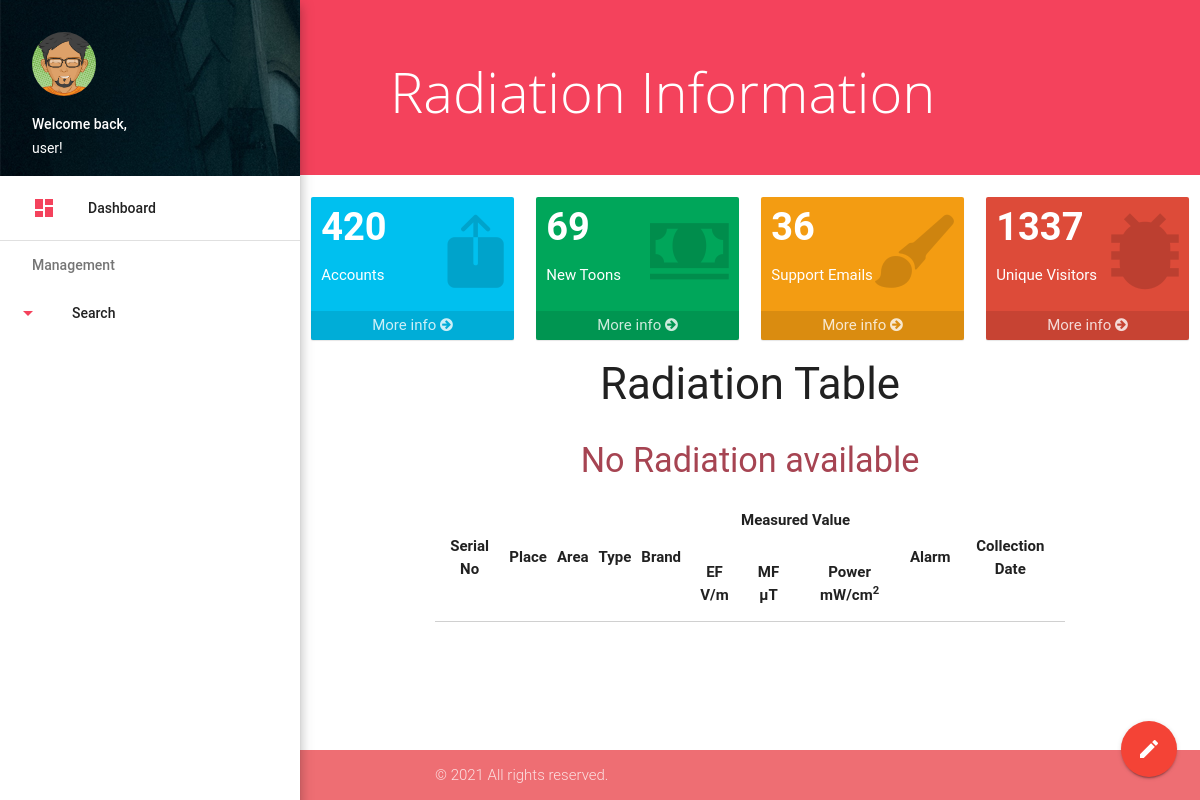
Page /?type=1 on the earlier database version.
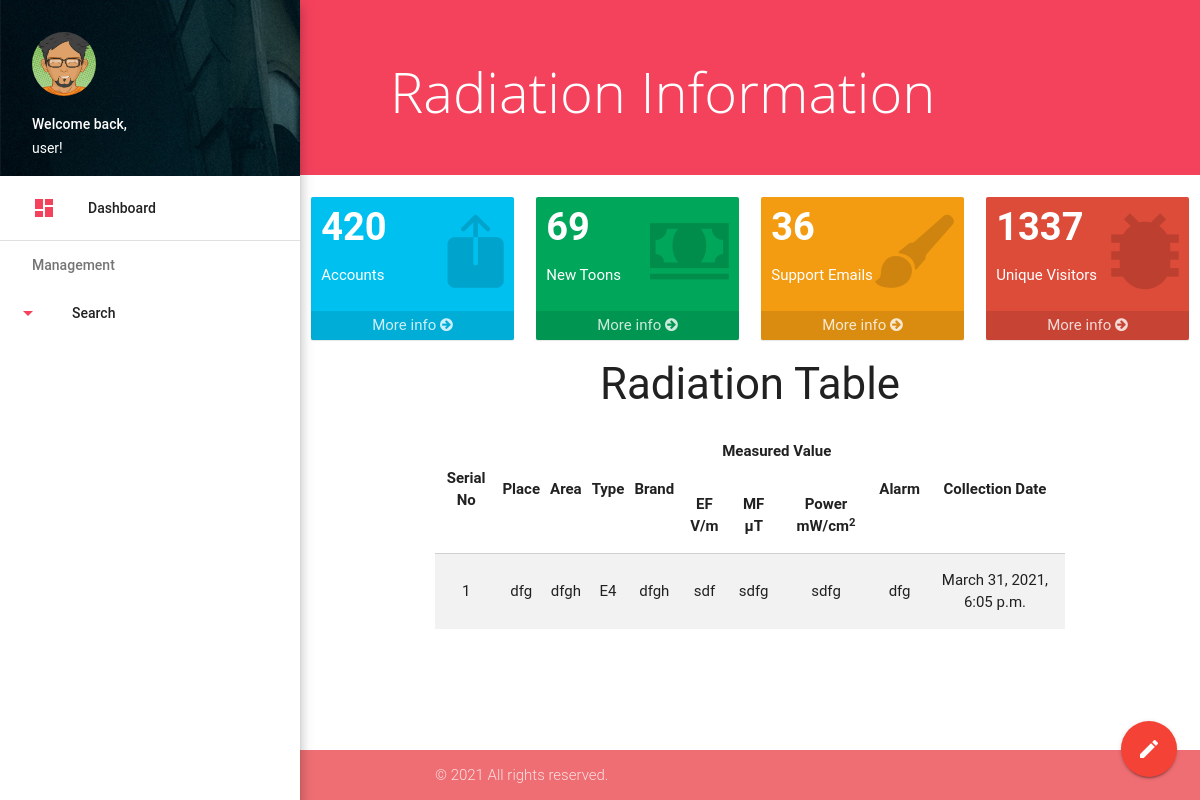
Same page on the later database version.
### radiation_measurement/models.py (models this page shows)
class Radiation_measurement(models.Model):
    place = models.CharField(max_length=100)
    area = models.CharField(max_length=40)
    type = models.ForeignKey(Type, on_delete=models.CASCADE)
    brand = models.CharField(max_length=40)
    measured_value_EF = models.CharField(max_length=10, default='EF V/m', editable=False)
    EF_measured_value = models.CharField(max_length=30)
    measured_value_MF = models.CharField(max_length=10, default='MF μT', editable=False)
    MF_measured_value = models.CharField(max_length=30)
    measured_value_Power = models.CharField(max_length=10, default='Power mW/cm2', editable=False)
    power_measured_value = models.CharField(max_length=30)
    alarm = models.CharField(max_length=30)
    date = models.DateTimeField(auto_now_add=False)
    @staticmethod
    def all_radiation_by_typeId(type_id):
        if type_id:
            return Radiation_measurement.objects.filter(type=type_id)
        return Radiation_measurement.objects.all()

class Type(models.Model):
    name = models.CharField(max_length=100)
    def __str__(self):
        return self.name

### pages/views.py (the view)
# urls.py: path('', views.Index.as_view(), name = 'index'),
class Index(View):
    def get(self, request):
        type = Type.objects.all()
        type_req = request.GET.get('type')
        if type_req:
            radiation = Radiation_measurement.all_radiation_by_typeId(type_req)
        else:
            radiation = Radiation_measurement.objects.all()
        dict = {
            'types': type,
            'radiations': radiation
        }
        return render(request, 'pages/index.html', dict)

### templates/pages/index.html (shortened to what the changed rows need)
{% extends 'base.html' %}
{% load static %}
{% block content %}
    <main>
        <section class="content">
            <div class="page-announce valign-wrapper">
                <h1 class="page-announce-text valign">Radiation Information </h1></div>
            <div class="row">
                <div class="container">
                    <div class="custom-responsive">
                        <table class="striped hover centered">
                            <thead>
                            <tr>
                                <th rowspan="2">Serial No</th>
                                <th rowspan="2">Place</th>
                                <th rowspan="2">Area</th>
                                <th rowspan="2">Type</th>
                                <th rowspan="2">Brand</th>
                                <th rowspan="1" colspan="3">Measured Value</th>
                                <th rowspan="2">Alarm</th>
                                <th rowspan="2">Collection Date</th>
                            </tr>
                            <tr>
                                <th rowspan="2">EF V/m</th>
                                <th rowspan="2">MF μT</th>
                                <th rowspan="2">Power mW/cm<sup>2</sup></th>
                            </tr>
                            </thead>
                            {% if radiations %}
                                {% for radiation in radiations %}
                                    <tbody>
                                    <tr>
                                        <td>{{ forloop.counter }}</td>
                                        <td>{{ radiation.place }}</td>
                                        <td>{{ radiation.area }}</td>
                                        <td>{{ radiation.type }}</td>
                                        <td>{{ radiation.brand }}</td>
                                        <td>{{ radiation.EF_measured_value }}</td>
                                        <td>{{ radiation.MF_measured_value }}</td>
                                        <td>{{ radiation.power_measured_value }}</td>
                                        <td>{{ radiation.alarm }}</td>
                                        <td>{{ radiation.date }}</td>
                                    </tr>
                                    </tbody>
                                {% endfor %}
                            {% else %}
                                <h4 align='center'style=color:#a64452>No Radiation available</h4>
                            {% endif %}
                        </table>
                    </div>
                </div>
            </div>
        </section>
    </main>
{% endblock %}

Differences in the rows shown:
added Radiation_measurement: place "dfg", area "dfgh", type "E4", brand "dfgh", EF_measured_value "sdf", MF_measured_value "sdfg", power_measured_value "sdfg", alarm "dfg", date "March 31, 2021, 6:05 p.m."
Other differences:
text no longer shown: "No Radiation available"
